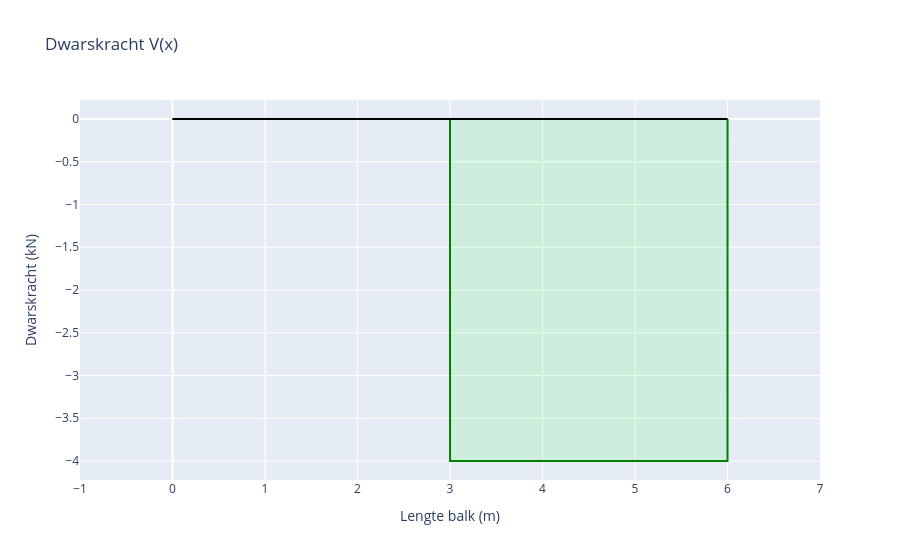

Write notebook code for a chart like this one.
### Markdown cell above
## Dwarskrachtgrafiek

### Code cell
layout = go.Layout(
    title="Dwarskracht V(x)",
    xaxis=dict(dtick=1, title="Lengte balk (m)", range=[-1, lengteBalk+1]),
    yaxis=dict(title="Dwarskracht (kN)"),
    showlegend=False
)

line = go.Scatter(
    x=X,
    y= sum(shearForce),
    mode='lines',
    name='Dwarskracht (kN)',
    fill = 'tonexty',
    line_color='green',
    fillcolor='rgba(0,255,0,0.1)'
)

axis = go.Scatter(
    x= [0,lengteBalk],
    y= [0,0],
    mode='lines',
    line_color='black'
)

fig= go.Figure(data=[line, axis], layout=layout)
fig.show()

### Figure 1 — Plotly figure (JSON) as saved in the notebook; plotly's stock layout.template omitted (floating-point values rounded to 4 significant figures; data arrays with more than 128 entries replaced by an {"elided": "..."} marker saying what was removed)
{"data": [{"fill": "tonexty", "fillcolor": "rgba(0,255,0,0.1)", "line": {"color": "green"}, "mode": "lines", "name": "Dwarskracht (kN)", "type": "scatter", "x": {"elided": "10002 float values"}, "y": {"elided": "10002 int values"}}, {"line": {"color": "black"}, "mode": "lines", "type": "scatter", "x": [0, 6], "y": [0, 0]}], "layout": {"autosize": true, "showlegend": false, "title": {"text": "Dwarskracht V(x)"}, "xaxis": {"dtick": 1, "range": [-1, 7], "title": {"text": "Lengte balk (m)"}, "type": "linear"}, "yaxis": {"autorange": true, "range": [-4.222, 0.2222], "title": {"text": "Dwarskracht (kN)"}, "type": "linear"}}}
